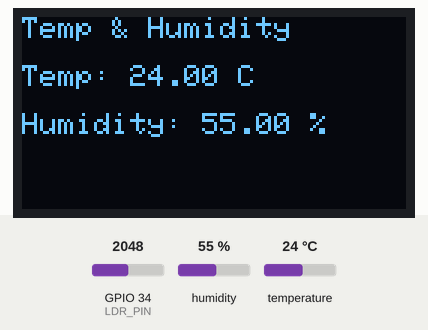
The program below on a simulated ESP32. On the bench: 128×64 one-colour display. The test bench sets the inputs (shaded band); at power-on: humidity 55 %, GPIO 34 (LDR_PIN) = 2048, temperature 24 °C. What the program prints to the serial monitor is not drawn.

Above: at 2.2 s.
2.3 s: humidity set to 22 %
At 5.0 s:
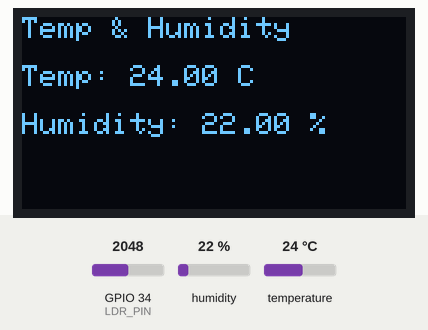
6.7 s: GPIO 34 (LDR_PIN) set to 2866
At 8.1 s:
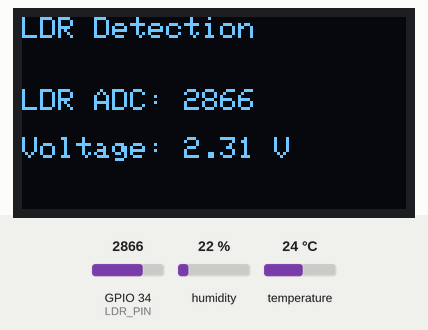
9.8 s: temperature set to 12 °C
At 13.0 s:
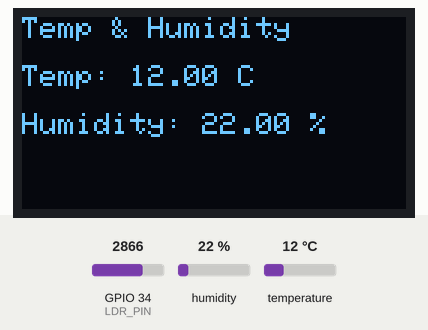
15.0 s: GPIO 34 (LDR_PIN) set to 3603
At 16.3 s:
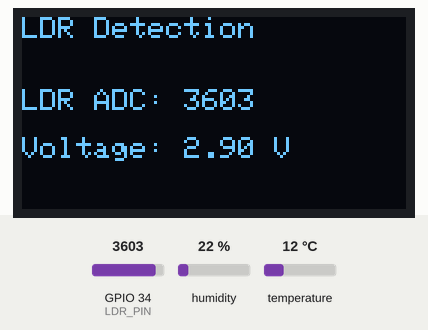
18.1 s: humidity set to 40 %
At 21.6 s:
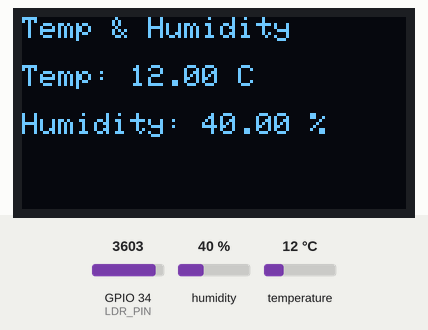
23.3 s: GPIO 34 (LDR_PIN) set to 4095
At 24.7 s:
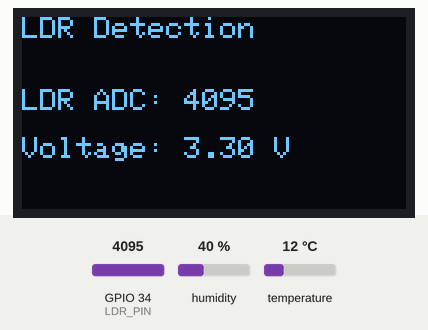
Timing chart, 0 to 26.3 s (numbered marks = the images above; inputs shaded):
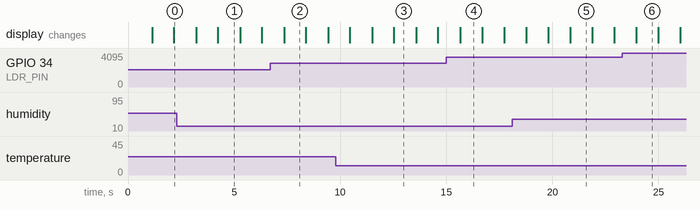

Measured:
- after the input at 2.3 s, the display: first differs from a run without the input after 1.9 s (image 1)
- after the input at 6.7 s, the display: changes after 0.66 s (image 2)
- after the input at 9.8 s, the display: first differs from a run without the input after 2.7 s (image 3)
- after the input at 15.0 s, the display: changes after 0.66 s (image 4)
- after the input at 18.1 s, the display: first differs from a run without the input after 2.7 s (image 5)
- after the input at 23.3 s, the display: changes after 0.66 s (image 6)
- what the display in image 1 shows lasts 1.1 s, from 4.2 s to 5.3 s

The program:

main.cpp
```cpp
//Week 6 Lecture 2
// LDR with OLED and OLED display with Temperature Humidity Combined
//23-NTU-CS-1057     M.ADEEL ZIA

#include <Arduino.h>
#include <Wire.h>
#include <Adafruit_GFX.h>
#include <Adafruit_SSD1306.h>
#include <DHT.h>

#define DHTPIN    14
#define DHTTYPE DHT11
#define LDR_PIN 34
#define SDA_PIN 21
#define SCL_PIN 22
#define SCREEN_WIDTH 128
#define SCREEN_HEIGHT 64

Adafruit_SSD1306 display(SCREEN_WIDTH, SCREEN_HEIGHT, &Wire, -1);

DHT dht(DHTPIN, DHTTYPE);

void setup() {

  Serial.begin(115200);
  Wire.begin(SDA_PIN, SCL_PIN);
  display.begin(SSD1306_SWITCHCAPVCC, 0x3C);
  display.clearDisplay();
  display.setTextColor(SSD1306_WHITE);

  // Temperature Humidity
  Serial.println("Hello, ESP32!");

  Wire.begin(SDA_PIN, SCL_PIN);


  if (!display.begin(SSD1306_SWITCHCAPVCC, 0x3C)) {
    Serial.println("SSD1306 allocation failed");
    for (;;);
  }
  display.clearDisplay();
  display.setTextColor(SSD1306_WHITE);
  display.setTextSize(1);
  display.setCursor(0, 0);
  display.println("Initializing...");
  display.display();

  dht.begin();
  delay(1000);
}

void loop() {
  float temperature = dht.readTemperature();
  float humidity = dht.readHumidity();

  int adcValue = analogRead(LDR_PIN);
  float voltage = (adcValue / 4095.0) * 3.3;

  if (isnan(temperature) || isnan(humidity)) {
    Serial.println("Error reading DHT22 sensor!");
    return;
  }


  display.clearDisplay();
  display.setTextSize(1);
  display.setCursor(0, 0);

  display.clearDisplay();
  display.setTextSize(1);
  display.setCursor(0,0);
  display.println("LDR Detection\n");
  Serial.printf("\n\n\nADC: %d  |  \nVoltage: %.2f V\n", adcValue, voltage);
  display.print("\nLDR ADC: "); display.println(adcValue);
  display.print("\nVoltage: "); display.print(voltage, 2); display.println(" V");
  display.display();
delay(1000);
  display.clearDisplay();
  display.setTextSize(1);
  display.setCursor(0, 0);
  display.println("Temp & Humidity");

  display.setCursor(0, 16);
  display.print("Temp: ");
  display.print(temperature);
  display.println(" C");
  display.setCursor(0, 32);
  display.print("Humidity: ");
  display.print(humidity);
  display.println(" %");
  display.display();


  Serial.print("Temperature: ");
  Serial.print(temperature);
  Serial.print(" °C  |  Humidity: ");
  Serial.print(humidity);
  Serial.println(" %");

  delay(1000);

}
```
